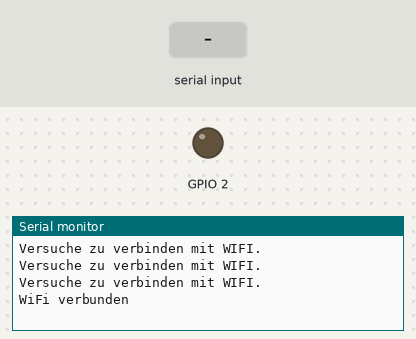
Simulated run of this program. Board: ESP8266 (NodeMCU). Shown: output pins drawn as LEDs (lit = HIGH), the last lines printed to the serial monitor. The inputs (shaded band) are chosen by the test bench. No MQTT or app messages arrive unless stated.

Above: at 2.7 s.
2.8 s: "1" received over the second serial link
At 3.6 s:
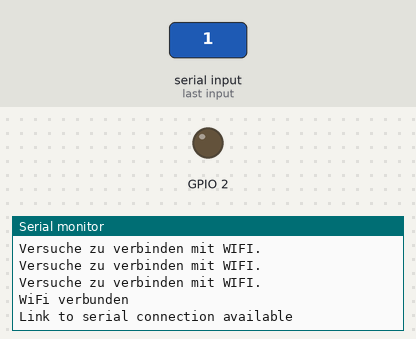
At 4.6 s:
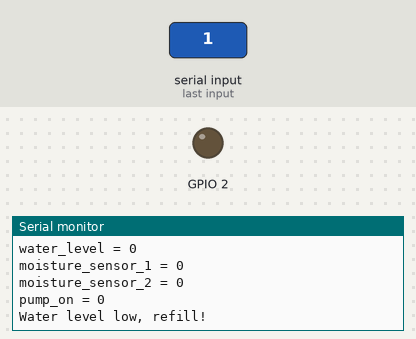

The program:

main.cpp
```cpp
#include <Arduino.h>
#include <wifi.hpp>
#include <mqtt.hpp>
#include <WiFiUdp.h>
#include <NTPClient.h>
#include <ESP8266WiFi.h>
#include <ArduinoJson.h>
#include <string.h>
#include <SoftwareSerial.h>
#include <pump.hpp>

#define WATER_TANK_LEVEL_PERCENT_MIN 10
#define WATER_TANK_LEVEL_PERCENT_MAX 100
#define SOIL_WET 75
#define SERIAL_RX 13 // 13
#define SERIAL_TX 15 // 15

static String info_text = "Watering system ready";
bool pump_on = false;
static PubSubClient connected_mqtt_client;
SoftwareSerial linkSerial(SERIAL_RX, SERIAL_TX);

char payload[200];

void setup()
{
    Serial.begin(115200);
    while (!Serial)
    {
        Serial.println("No serial connection to arduino");
        continue;
    }

    linkSerial.begin(4800);
    pinMode(PUMP_RELAIS_PIN, OUTPUT);
    void callback();
    connectTohWifi();
    connected_mqtt_client = connectToBroker();
}

void loop()
{

    // Allocate the JSON document
    // This one must be bigger than for the sender because it must store the strings
    static StaticJsonDocument<300> doc;
    static StaticJsonDocument<300> to_publish;

    while (linkSerial.available())
    {

        Serial.println("Link to serial connection available");
        // Read the JSON document from the "link" serial port

        DeserializationError err = deserializeJson(doc, linkSerial);

        doc["pump_on"] = pump_on;
        doc["info"] = info_text;

        if (err == DeserializationError::Ok)
        {
            to_publish = doc;
            Serial.print("water_level = ");
            Serial.println(doc["water_level"].as<int>());

            Serial.print("moisture_sensor_1 = ");
            Serial.println(doc["moisture_sensor_1"].as<int>());

            Serial.print("moisture_sensor_2 = ");
            Serial.println(doc["water_level"].as<int>());

            Serial.print("pump_on = ");
            Serial.println(doc["pump_on"].as<bool>());
        }
        else
        {
            Serial.print("deserializeJson() returned "); // Print error to the "debug" serial port
            Serial.println(err.c_str());

            while (linkSerial.available() > 0) // Flush all bytes in the "link" serial port buffer
                linkSerial.read();
        }

        if ((int)doc["water_level"] < WATER_TANK_LEVEL_PERCENT_MIN)
        {
            info_text = "Water level low, refill!";
            doc["info"] = info_text;
            Serial.println(info_text);
            pump_on = false;
            stop_pump();
        }
        else if ((int)doc["water_level"] > WATER_TANK_LEVEL_PERCENT_MIN)
        {
            info_text = "Water level good!";
            doc["info"] = info_text;

            if (((int)doc["sensor"]["moisture_sensor_2"] < SOIL_WET) && !pump_on)
            {
                info_text = "Soil dry, and pump2 on";
                pump_on = true;
                start_pump();
                doc["pump_on"] = pump_on;
                doc["info"] = info_text;
            }
            else if (((int)doc["sensor"]["moisture_sensor_2"] > SOIL_WET) && pump_on)
            {
                info_text = "Soil wet and pump2 off";
                pump_on = false;
                stop_pump();
                doc["pump_on"] = pump_on;
                doc["info"] = info_text;
            }
        }

        serializeJson(to_publish, payload);
        connected_mqtt_client.publish("tele/watering/state", payload);
        delay(500);
    }
}
```

Measured:
- after the input at 2.8 s, the serial monitor: prints a new line at once (image 1)
